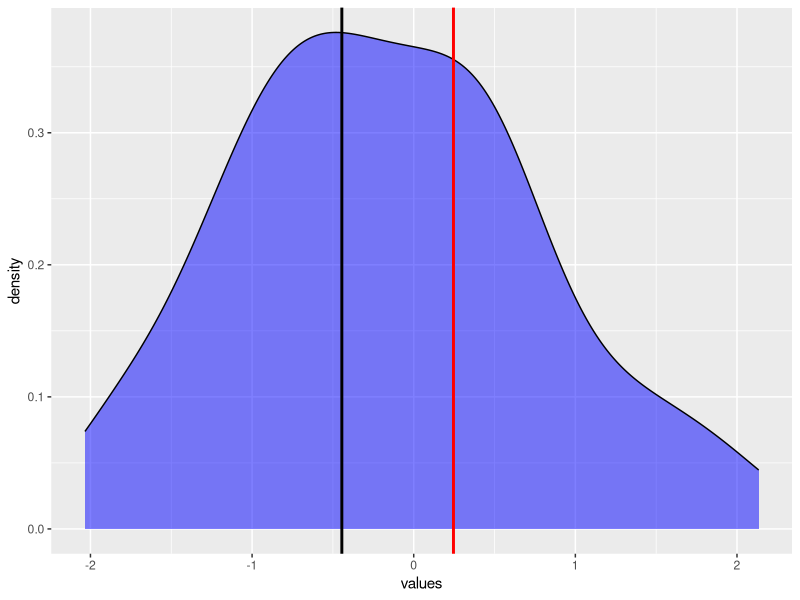

Recreate this plot in R.
#Skewness and Kurtosis (Exemplo)
#Eduardo Q Marques 23-11-2020

library(ggplot2)
library(e1071)

#Make a data frame
data = as.data.frame(c(1:100))
data$values = rnorm(100)
colnames(data) = c("x", "values")

#Skewness and Kurtosis calculation
sks = skewness(data$values)
curt = kurtosis(data$values)

sks
curt

#Plot results
ggplot(data, aes(values))+
  geom_density(fill = "blue", alpha = 0.5)+
  geom_vline(xintercept = sks, color = "red", size = 1)+
  geom_vline(xintercept = curt, color = "black", size = 1)
